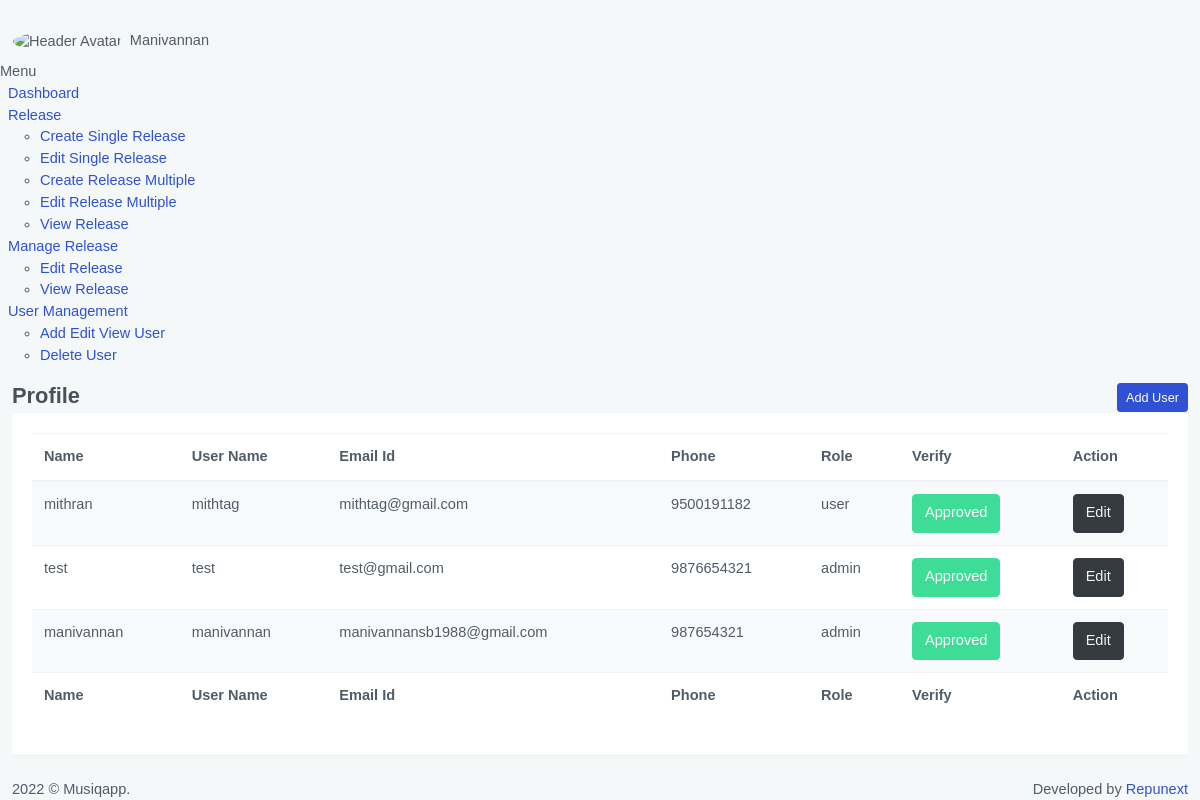
Screenshot of /view-add-edit-user.php (signed in) with the database file from the repository.
### tables this page shows
CREATE TABLE `user_login` (
  `user_id` int(15) NOT NULL,
  `username` varchar(20) NOT NULL,
  `password` varchar(100) NOT NULL,
  `name` varchar(25) NOT NULL,
  `role` text NOT NULL,
  `phone` bigint(25) NOT NULL,
  `email` varchar(35) NOT NULL,
  `profileimg` varchar(255) NOT NULL,
  `status` varchar(100) NOT NULL,
  `verify` bigint(20) NOT NULL,
  `isdeleted` int(50) NOT NULL
);

### view-add-edit-user.php (the view, shortened to what this page needs)
<?php error_reporting(0); session_start();
    require('connect.php');
    $checkdata="select * from user_login ORDER BY `user_id` DESC;";
    $query=mysqli_query($connect,$checkdata);
?>
<!doctype html>
<html lang="en">
<head>
<?php include('preload/header.php');?>
<?php include('preload/leftsidebar.php');?>
<div class="main-content"><?php if($msg){ ?> <script>Swal.fire('<?php echo $msg; ?>')</script><?php } ?>
<div class="page-content">
    <div class="page-title-box">
        <div class="container-fluid">
            <div class="row align-items-center">
                <div class="col-md-8">
                    <h4 class="page-title mb-1">Profile</h4>
                </div>
                <div class="col-md-4">
                    <div class="float-right d-none d-md-block">
                        <div class="dropdown">
                            <button type="button" class="btn btn-primary btn-sm waves-effect waves-light" data-toggle="modal" data-target="#myModal">Add User</button>
                        </div>
                    </div>
                </div>
            </div>
        </div>
    </div> <?php if(@$_SESSION['username']){?>
    <div class="page-content-wrapper">
        <div class="container-fluid">
            <div class="row">
                <div class="col-12">
                    <div class="card">
                        <div class="card-body">
                            <table id="example-11" class="table table-striped dt-responsive display" cellspacing="0" width="100%">
                                            <thead>
                                                <tr>
                                                    <th>Name</th>
                                                    <th>User Name</th>
                                                    <th>Email Id</th>
                                                    <th>Phone</th>
                                                    <th>Role</th>
                                                    <th>Verify</th>
                                                    <th>Action</th>
                                                </tr>
                                            </thead>
                                            <tfoot>
                                                <tr>
                                                    <th>Name</th>
                                                    <th>User Name</th>
                                                    <th>Email Id</th>
                                                    <th>Phone</th>
                                                    <th>Role</th>
                                                    <th>Verify</th>
                                                    <th>Action</th>
                                                </tr>
                                            </tfoot>
                                            <tbody>
                                                <?php   if(mysqli_num_rows($query)!=0){
                                                    while($row= mysqli_fetch_assoc($query)){ ?>
                                        <tr>
                                            <td><?php echo $row['name']; ?></td>
                                            <td><?php echo $row['username']; ?></td>
                                            <td><?php echo $row['email']; ?></td>
                                            <td><?php echo $row['phone']; ?></td>
                                            <td><?php echo $row['role']; ?></td>
                                            <td><?php if($row['verify']){ ?>
                                                   <form action="view-add-edit-user" method="post" name="submit" ><button type="submit" name="disapprove" class="btn btn-success waves-effect waves-light" > Approved</button></form>
                                                <?php }else{?>
                                                <form action="view-add-edit-user" method="post" name="submit" ><input  name="user_id" value="<?php echo $row['user_id']; ?>"  type="hidden"/><button type="submit" name="approve" class="btn btn-warning waves-effect waves-light" ><i class='ti-check-box'></i> Pending</button></form>
                                            <?php } ?></td>
                                            <td><form action="edituser" method="post" name="submit" ><button type="submit" name="submit" class="btn btn-dark waves-effect waves-light" > Edit</button></form></td>
                                        </tr>
                                            <?php  }
                                                }mysqli_close($connect);    ?>
                                            </tbody>
                                        </table>
                        </div>
                    </div>
                </div>
            </div>
        </div>
    </div>  <?php }else{ header("Location: logout");
                echo '<script type="text/javascript">window.location.href="logout";</script>';}?>
</div>
<?php include('preload/footer.php');?>

### preload/header.php (shortened to what this page needs)
 <?php error_reporting(0);session_start();
       $base_url="https://musiqapp.bestseoanalyzer.in/"; ?>
<link href="<?php echo $base_url; ?>assets/libs/dropzone/min/dropzone.min.css" rel="stylesheet" type="text/css" />
<link href="<?php echo $base_url; ?>assets/libs/air-datepicker/css/datepicker.min.css" rel="stylesheet" type="text/css" />
<link href="<?php echo $base_url; ?>assets/libs/datatables.net-bs4/css/dataTables.bootstrap4.min.css" rel="stylesheet" type="text/css" />
<link href="<?php echo $base_url; ?>assets/libs/datatables.net-buttons-bs4/css/buttons.bootstrap4.min.css" rel="stylesheet" type="text/css" />
<link href="<?php echo $base_url; ?>assets/libs/datatables.net-responsive-bs4/css/responsive.bootstrap4.min.css" rel="stylesheet" type="text/css" />
<link href="<?php echo $base_url; ?>assets/libs/jqvmap/jqvmap.min.css" rel="stylesheet" />
<link href="<?php echo $base_url; ?>assets/css/bootstrap.min.css" rel="stylesheet" type="text/css" />
<link href="<?php echo $base_url; ?>assets/css/icons.min.css" rel="stylesheet" type="text/css" />
<link href="<?php echo $base_url; ?>assets/css/app.min.css" rel="stylesheet" type="text/css" />
<link href="<?php echo $base_url; ?>assets/sweetalert2/sweetalert2.min.css" rel="stylesheet" type="text/css" />
</head>
<body data-topbar="colored">
    <div id="layout-wrapper">
        <header id="page-topbar">
            <div class="navbar-header">
                <div class="d-flex">
                    <div class="navbar-brand-box">
                        <a href="#" class="logo logo-dark">
                            <span class="logo-sm">
                            </span>
                            <span class="logo-lg">
                            </span>
                        </a>
                        <a href="<?php echo $base_url; ?>" class="logo logo-light">
                            <span class="logo-sm">
                            </span>
                        </a>
                    </div>
                    <button type="button" class="btn btn-sm px-3 font-size-24 header-item waves-effect" id="vertical-menu-btn">
                    </button>
                </div>
                <div class="d-flex">
                    <div class="dropdown d-inline-block">
                            <button type="button" class="btn header-item waves-effect" id="page-header-user-dropdown" data-toggle="dropdown" aria-haspopup="true" aria-expanded="false">
                                <img class="rounded-circle header-profile-user" src="<?php echo $base_url; ?>assets/images/users/<?php if($_SESSION["profileimg"]){ echo $_SESSION['profileimg'];}else{echo "profile-img-default.jpg";}?>" alt="Header Avatar">
                                <span class="d-none d-sm-inline-block ml-1"><?php echo ucwords($_SESSION['username']);  ?></span>
                            </button>
                        </div>
                    </div>
                </div>
            </header>

### preload/leftsidebar.php (shortened to what this page needs)
<div class="page-sidebar ">
<?php $url = $_SERVER['PHP_SELF']; $end = end(explode('/', rtrim($url, 'php'))); ?>
<div class="vertical-menu">
    <div data-simplebar class="h-100">
        <div id="sidebar-menu">
            <ul class="metismenu list-unstyled" id="side-menu">
                <li class="menu-title">Menu</li>
                <li>
                    <a href="<?php echo $base_url; ?>dashboard" class="waves-effect <?php if($end=="dashboard."){ echo 'active';}?>">
                        <span>Dashboard</span>
                    </a>
                </li>
                <li>
                    <a href="javascript: void(0);" class="has-arrow waves-effect">
                        <span>Release</span>
                    </a>
                    <ul class="sub-menu" aria-expanded="false">
                        <li class="<?php if($end=="create-release."){ echo 'mm-active';}?>"><a href="create-release" >Create Single Release</a></li>
                        <li class="<?php if($end=="edit-release."){ echo 'mm-active';}?>"><a href="edit-release">Edit Single Release</a></li>
                        <li class="<?php if($end=="create-release-multiple."){ echo 'mm-active';}?>"><a href="create-release-multiple" >Create Release Multiple</a></li>
                        <li class="<?php if($end=="edit-release-multiple."){ echo 'mm-active';}?>"><a href="edit-release-multiple" >Edit Release Multiple</a></li>
                        <li class="<?php if($end=="view-release."){ echo 'mm-active';}?>"><a href="view-release">View Release</a></li>
                    </ul>
                </li>
                <?php if($_SESSION["role"]=="admin"||$_SESSION["role"]=="superadmin"){?>
                <li>
                    <a href="javascript: void(0);" class="has-arrow waves-effect">
                        <span>Manage Release</span>
                    </a>
                    <ul class="sub-menu" aria-expanded="false">
                        <li class="<?php if($end=="edit-manage-release."){ echo 'mm-active';}?>"><a href="edit-manage-release">Edit Release</a></li>
                        <li class="<?php if($end=="view-manage-release."){ echo 'mm-active';}?>"><a href="view-manage-release">View Release</a></li>
                    </ul>
                </li>
                <li>
                    <a href="javascript: void(0);" class="has-arrow waves-effect">
                        <span>User Management</span>
                    </a>
                    <ul class="sub-menu" aria-expanded="false">
                        <li class="<?php if($end=="view-add-edit-user."){ echo 'mm-active';}?>"><a class="<?php if($end=="view-add-edit-user."){ echo 'active';}?>" href="<?php echo $base_url; ?>view-add-edit-user" >Add Edit View User</a></li>
                        <li class="<?php if($end=="delete-user."){ echo 'mm-active';}?>"><a class="<?php if($end=="delete-user."){ echo 'active';}?>" href="<?php echo $base_url; ?>delete-user" >Delete User</a></li>
                    </ul>
                </li>
                <?php }?>
            </ul>
        </div>
    </div>
</div>

### preload/footer.php (shortened to what this page needs)
  <footer class="footer">
                    <div class="container-fluid">
                        <div class="row">
                            <div class="col-sm-6">
                                2022 © Musiqapp.
                            </div>
                            <div class="col-sm-6">
                                <div class="text-sm-right d-none d-sm-block">
                                    Developed <i class="mdi mdi-heart text-danger"></i> by <a href="www.repunext.com">Repunext</a>
                                </div>
                            </div>
                        </div>
                    </div>
                </footer>
            </div>
        </div>
    </body>
</html>

### rows the page displays
user_login: name "mithran", username "mithtag", email "mithtag@gmail.com", phone "9500191182", role "user"
user_login: name "test", username "test", email "test@gmail.com", phone "9876654321", role "admin"
user_login: name "manivannan", username "manivannan", email "manivannansb1988@gmail.com", phone "987654321", role "admin"

### other values shown
$_SESSION['username'] "Manivannan"
